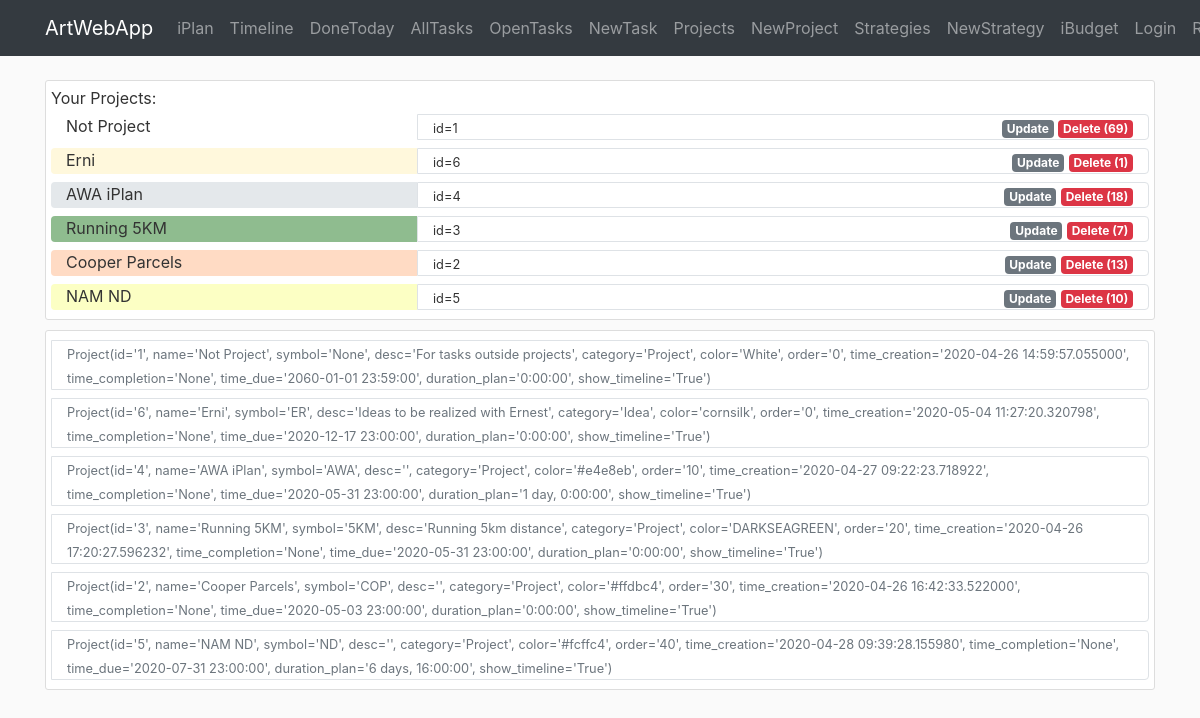
Before: /iplan/project with the older database file.
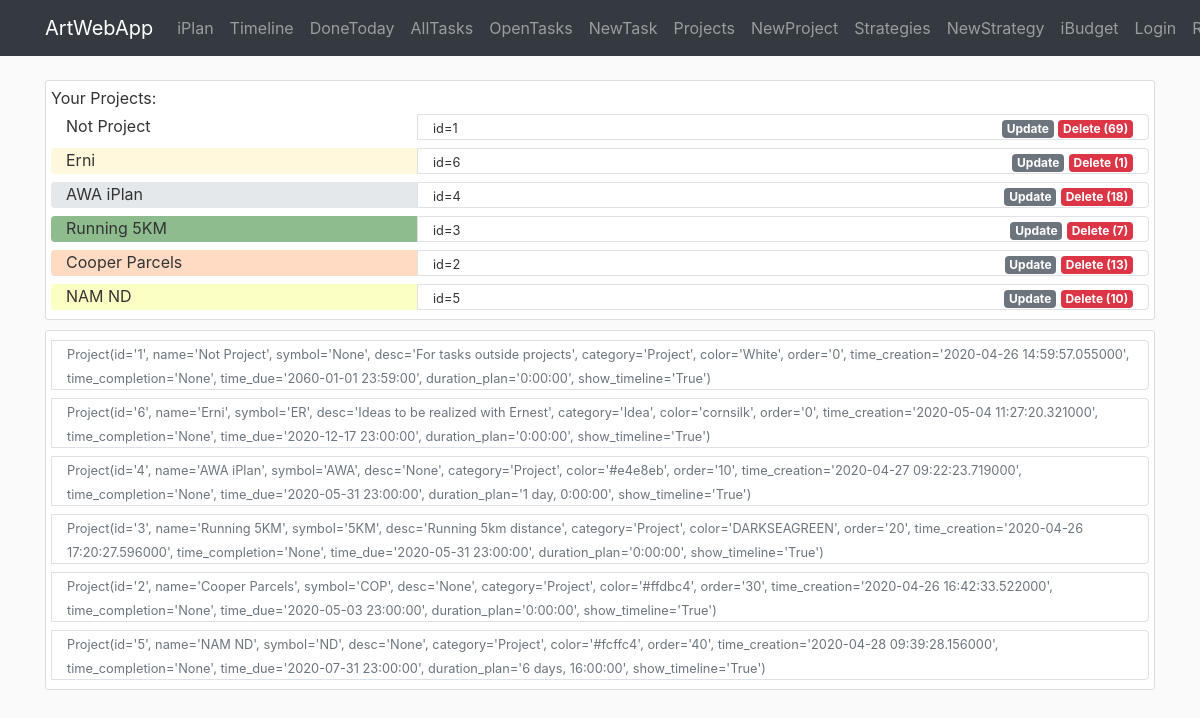
After: the same page with the newer database file.
### awa/iplan/models.py (models this page shows)
class Project(db.Model):
    id = db.Column(db.Integer, primary_key=True)
    name = db.Column(db.String(40), nullable=False)
    symbol = db.Column(db.String(3))
    desc = db.Column(db.Text)
    category = db.Column(db.String(20))
    color = db.Column(db.String(7))
    order = db.Column(db.Integer)
    time_creation = db.Column(db.DateTime, default=datetime.now)
    time_completion = db.Column(db.DateTime)
    time_due = db.Column(db.DateTime)
    duration_plan = db.Column(db.Interval, nullable=False, default=timedelta(0))
    show_timeline = db.Column(db.Boolean, default=True, nullable=False)
    br_task = db.relationship('Task', backref='project')  # todo: lazy=True - test that later
    def __repr__(self):
        return f"Project(id='{self.id}', name='{self.name}', symbol='{self.symbol}', desc='{self.desc}'," \
               f" category='{self.category}', color='{self.color}', order='{self.order}'," \
               f" time_creation='{self.time_creation}', time_completion='{self.time_completion}'," \
               f" time_due='{self.time_due}', duration_plan='{self.duration_plan}'," \
               f" show_timeline='{self.show_timeline}')"

### awa/iplan/routes.py (the view)
@iplan.route('/iplan/project', methods=['GET', 'POST'])
def project():
    projects = Project.query.order_by(Project.order).all()
    count_tasks = {item.id: len(Task.query.filter_by(id_project=item.id).all()) for item in projects}
    return render_template('iplan/project.html', projects=projects, count_tasks=count_tasks)

### awa/templates/iplan/project.html
{% extends "layout.html" %}
{% block content %}
<div class="container">
   <div class="content-section">
       Your Projects:
        {% for item in projects %}
        <div class="row m-0">
            <div class="col-4 rounded-left mt-1 mb-1" style="background-color:{{item.color}}">
                {{item.name}}
            </div>
            <div class="col border rounded-right mt-1 mb-1">
                <div class="row p-0">
                    <div class="col">
                        <small>id={{item.id}}</small>
                    </div>
                    <div class="col-auto ml-auto">
                        <a href="{{url_for('iplan.project_update', id_project=item.id)}}" class="badge badge-secondary">Update</a>
                        {% if count_tasks[item.id] %}
                            <a href="{{url_for('iplan.project_delete', id_project=item.id)}}" class="badge badge-danger">Delete ({{count_tasks[item.id]}})</a>
                        {% else %}
                            <a href="{{url_for('iplan.project_delete', id_project=item.id)}}" class="badge badge-warning">Delete</a>
                        {% endif %}
                    </div>
                </div>
            </div>
        </div>
        {% endfor %}
    </div>
   <div class="content-section">
        {% for item in projects %}
        <div class="row m-0">
            <div class="col border rounded-right mt-1 mb-1">
                <div class="row p-0">
                    <div class="col-auto">
                        <small class="text-muted">{{item}}</small>
                    </div>
                </div>
            </div>
        </div>
        {% endfor %}
    </div>
</div>
{% endblock content %}

Changed rows visible on the page:
changed Project "Erni": id+name+symbol "…category='Idea', color='cornsilk', order='0', time_creation='2020-05-04 11:27:20.320798', time_completion='None', time_due='2020-12-17 23:00:00', duration_plan='0:00:00',…" → "…category='Idea', color='cornsilk', order='0', time_creation='2020-05-04 11:27:20.321000', time_completion='None', time_due='2020-12-17 23:00:00', duration_plan='0:00:00',…"
changed Project "AWA iPlan": id+name+symbol "Project(id='4', name='AWA iPlan', symbol='AWA', desc='', category='Project', color='#e4e8eb', order='10', time_creation='2020-04-27 09:22:23.718922', time_completion='None', time_due='2020-05-31 23:00:00', duration_plan='1…" → "Project(id='4', name='AWA iPlan', symbol='AWA', desc='None', category='Project', color='#e4e8eb', order='10', time_creation='2020-04-27 09:22:23.719000', time_completion='None', time_due='2020-05-31 23:00:00', duration_plan='1…"
changed Project "Running 5KM": id+name+symbol "…category='Project', color='DARKSEAGREEN', order='20', time_creation='2020-04-26 17:20:27.596232', time_completion='None', time_due='2020-05-31 23:00:00', duration_plan='0:00:00',…" → "…category='Project', color='DARKSEAGREEN', order='20', time_creation='2020-04-26 17:20:27.596000', time_completion='None', time_due='2020-05-31 23:00:00', duration_plan='0:00:00',…"
changed Project "Cooper Parcels": id+name+symbol "Project(id='2', name='Cooper Parcels', symbol='COP', desc='', category='Project', color='#ffdbc4', order='30', time_creation='2020-04-26…" → "Project(id='2', name='Cooper Parcels', symbol='COP', desc='None', category='Project', color='#ffdbc4', order='30', time_creation='2020-04-26…"
changed Project "NAM ND": id+name+symbol "Project(id='5', name='NAM ND', symbol='ND', desc='', category='Project', color='#fcffc4', order='40', time_creation='2020-04-28 09:39:28.155980', time_completion='None', time_due='2020-07-31 23:00:00', duration_plan='6…" → "Project(id='5', name='NAM ND', symbol='ND', desc='None', category='Project', color='#fcffc4', order='40', time_creation='2020-04-28 09:39:28.156000', time_completion='None', time_due='2020-07-31 23:00:00', duration_plan='6…"
